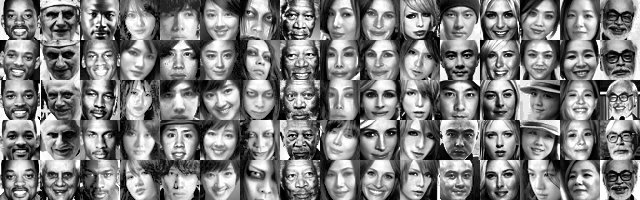
#> input picture Prog2/facesP1.bmp, 640 x 200 px
$ jupyter execute --allow-errors faceRecognition.ipynb
#> lines starting #> are read from the running program, lines starting #| are printed output that depends on the picture
[cell 1]
import numpy as np
import pandas as pd
import cv2 as cv
import matplotlib.pyplot as plt

[cell 2]
# part of face recognition
bmp = cv.imread('facesP1.bmp',0)
#> bmp is the input picture: shape (200, 640); min 0, max 255, mean 127.5

[cell 3]
train_img = []
train_label = []
test_img = []
test_label = []

for x in range(0,200,40):
    for y in range(0,640,40):
        if(x==160):
            test_img.append(bmp[x:x+40,y:y+40])
            test_label.append(y/40)
        else:
            train_img.append(bmp[x:x+40,y:y+40])
            train_label.append(y/40)
#> after the loop, test_img = 16 items; test_label = [0, 1, 2, 3, 4, 5, 6, 7, 8, 9, 10, 11, 12, 13, 14, 15]; train_img = 64 items; train_label = 64 values, max 15 at index 15, min 0 at index 0, mean 7.5
#flip
for x in range(0,200,40):
    for y in range(0,640,40):
            train_img.append(np.flip(bmp[x:x+40,y:y+40],axis=1))
            train_label.append(y/40)
#> after the loop, train_img = 144 items; train_label = 144 values, max 15 at index 15, min 0 at index 0, mean 7.5

train_img = np.array(train_img)
train_Y = np.array(train_label)
#> train_Y has the same summary as train_label
test_img = np.array(test_img)
test_Y = np.array(test_label)
#> test_Y has the same summary as test_label

[cell 4]
train_X = train_img.reshape(train_img.shape[0],train_img.shape[1]*train_img.shape[2])
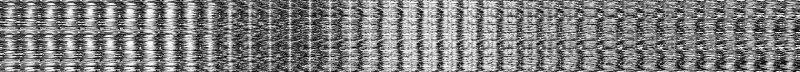
#> train_X: shape (144, 1600) (shown at 1/2 size); min 0, max 255, mean 127.5
test_X = test_img.reshape(test_img.shape[0],test_img.shape[1]*test_img.shape[2])

[cell 5]
def accuracy(true,pred):
    return np.sum(true==pred)/len(true)

[cell 6]
# standardization data
def standardize(data):
    mean = data.mean(axis=0)
    out = data - mean
    out /= np.std(out)
    return out

[cell 7]
class PCA:
    def __init__(self):
        return
    def fit(self,feature, component=2):
        feature_num = feature.shape[1]

        eig_vecs, eig_vals, V = np.linalg.svd(feature.T)
        self.eig_pairs = [(np.abs(eig_vals[i]), eig_vecs[:,i]) for i in range(len(eig_vals))]

        self.component = np.hstack((self.eig_pairs[0][1].reshape(feature_num,1),
                          self.eig_pairs[1][1].reshape(feature_num,1)))

        for i in range(2,component):
            self.component = np.hstack((self.component, self.eig_pairs[i][1].reshape(feature_num,1)))

    def transform(self,feature):
        return feature@self.component

    def get_componet(self):
        return self.component

    def get_eignepair(self):
        return self.eig_pairs

[cell 8]
plt.imshow(train_X[32].reshape(40,40),cmap='gray')
plt.axis('off')
plt.show()
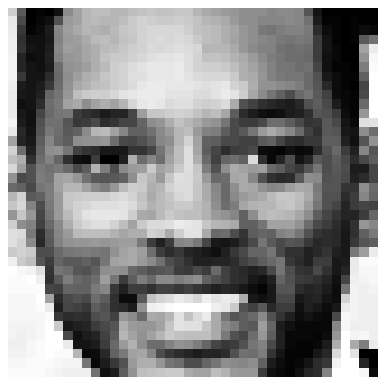
#> figure drawn by matplotlib, 1 panel

[cell 9]
# mean face
mean = train_X.mean(axis=0)
#> mean = 1600 values, max 209.2 at index 700, min 66.25 at index 396, mean 127.5
# zero mean face
zero_mean_train_X = train_X - mean
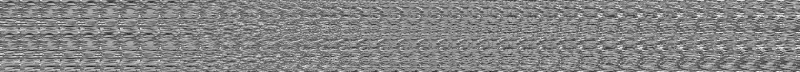
#> zero_mean_train_X: shape (144, 1600) float64 (shown at 1/2 size); min -201.2, max 183.3, mean 0; drawn with min black and max white

# Doing PCA, and get eigenface
pca = PCA()
pca.fit(zero_mean_train_X, component=90)
#> in fit, `eig_vecs, eig_vals, V = np.linalg.svd(feature.T)`:
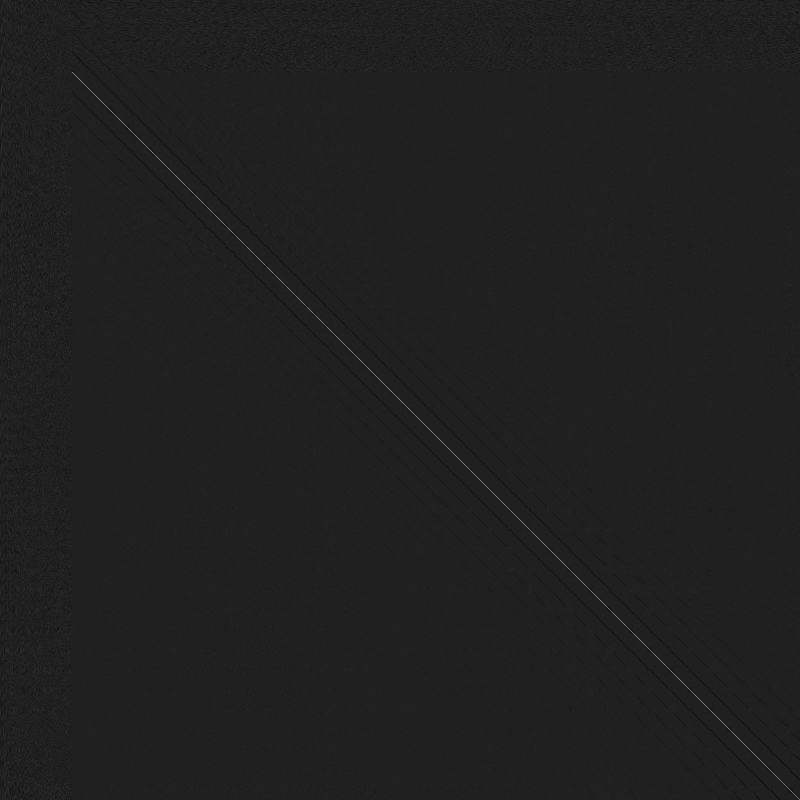
#> eig_vecs: shape (1600, 1600) float64 (shown at 1/2 size); min -0.14, max 0.963, mean 0.000556; drawn with min black and max white
#> in fit, `eig_vecs, eig_vals, V = np.linalg.svd(feature.T)`:
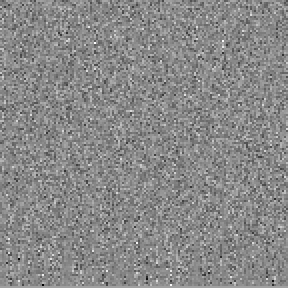
#> V: shape (144, 144) float64 (shown 2 times larger); min -0.484, max 0.417, mean 0.000579; drawn with min black and max white
#> in fit, `eig_vecs, eig_vals, V = np.linalg.svd(feature.T)`: eig_vals = 144 values, max 13423 at index 0, min 3.27e-12 at index 143, mean 1825.1
#> in fit, `self.eig_pairs = [(np.abs(eig_vals[i]), eig_vecs[:,i]) for i in range(..`: self.eig_pairs = 144 items
#> in fit, `self.component = np.hstack((self.eig_pairs[0][1].reshape(feature_num,1..`: self.component = 1600 pairs, first value -0.0515 to 0.0417, second value -0.0508 to 0.0423
#> after the loop in fit, `for i in range(2,component):`:
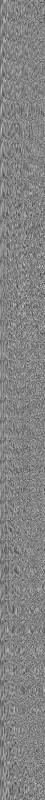
#> self.component: shape (1600, 90) float64 (shown at 1/2 size); min -0.124, max 0.117, mean 7.74e-05; drawn with min black and max white
train_X_PCA = pca.transform(zero_mean_train_X)
#> in transform, `return feature@self.component`:
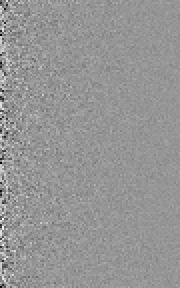
#> returned value: shape (144, 90) float64 (shown 2 times larger); min -2962.8, max 2076.9, mean 0; drawn with min black and max white
eigen_pair = pca.get_eignepair()
#> eigen_pair = 144 items

#> (a cell that did not finish here is left out)

[cell 11]
# using average weight as weight of the class
avg_weight = np.zeros([16,train_X_PCA.shape[1]])
for idx in range(len(train_X_PCA)):
    avg_weight[idx%16] += train_X_PCA[idx]
#> this loop made 144 passes

avg_weight /= ((train_X_PCA.shape[0])/16)

[cell 12]
pred = []
for idx in range(len(train_X_PCA)):
    res = 0
    resVal = np.inf
    for i in range(16):
        if  ((train_X_PCA[idx] - avg_weight[i])**2).sum() < resVal:
            res =  i
            resVal = ((train_X_PCA[idx]- avg_weight[i])**2).sum()
    pred.append(res)
#> after the loop, pred = 144 values, max 15 at index 15, min 0 at index 0, mean 7.13

accuracy(train_Y,pred)
#> Out = 0.812

[cell 13]
zero_mean_test_X = test_X - mean
test_X_PCA = pca.transform(zero_mean_test_X)

pred = []
for idx in range(len(test_X_PCA)):
    res = 0
    resVal = np.inf
    for i in range(16):
        if  ((test_X_PCA[idx] - avg_weight[i])**2).sum() < resVal:
            res =  i
            resVal = ((test_X_PCA[idx]- avg_weight[i])**2).sum()
    pred.append(res)
#> this loop made 16 passes
#> after the loop, pred = [0, 12, 11, 3, 4, 5, 6, 7, 9, 6, 13, 12, 12, 6, 11, 15]

accuracy(test_Y,pred)
#> Out = 0.5
